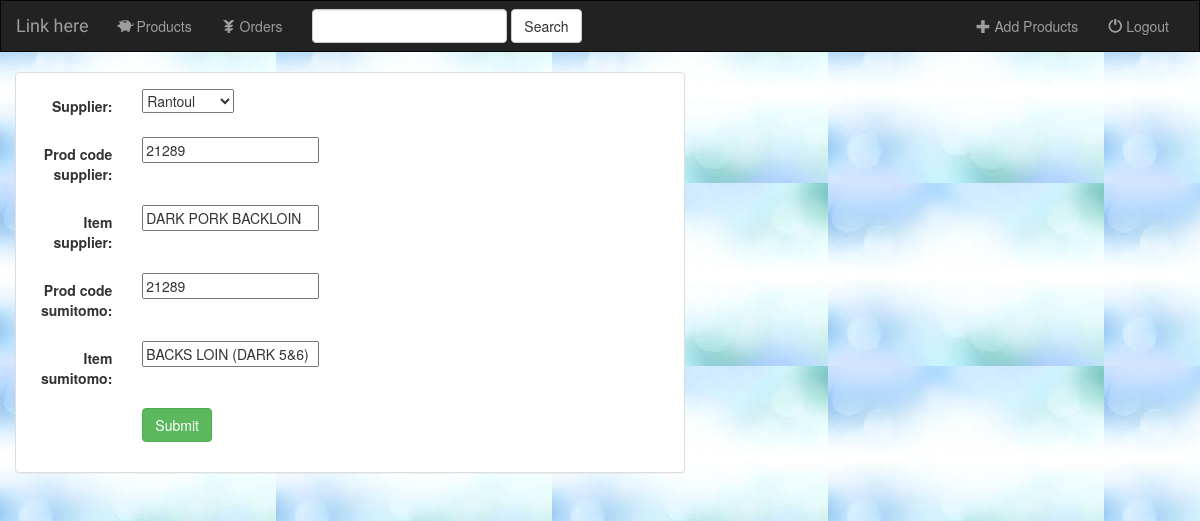
Screenshot of /pork/products/21289/ with the database file from the repository.
### pork01/models.py (models this page shows, shortened)
class Suppliers(models.Model):
    supplier = models.CharField(max_length=144)
    def __str__(self):
        return str(self.supplier)

class Products(models.Model):
    supplier = models.ForeignKey(Suppliers, on_delete=models.CASCADE) #Supplier
    prod_code_supplier = models.IntegerField(primary_key=True) #Supplier product code
    item_supplier = models.CharField(max_length=75) #Supplier Item Description
    prod_code_sumitomo = models.IntegerField() #Sumitomo product code
    item_sumitomo = models.CharField(max_length=75) #Sumitomo item description

### pork01/views.py (the view)
# urls.py: url(r'products/(?P<pk>[0-9]+)/$', views.ProductsUpdate.as_view(), name='product-update'),
class ProductsUpdate(UpdateView):
	model = Products
	fields = ['supplier', 'prod_code_supplier', 'item_supplier', 'prod_code_sumitomo', 'item_sumitomo', 'is_favorite']

### pork01/templates/pork01/products_form.html (shortened to what this page needs)
{% extends 'pork01/base.html' %}
{% block myBody %}
<div class="container-fluid">
  <div class="row">
    <div class="col-sm-12 col-md-7">
      <div class="panel panel-default">
        <div class="panel-body">
          <form class="form-horizontal" action="" method="post" enctype="multipart/form-data">
            {% include 'pork01/form-template.html' %}
            <div class="form-group">
              <div class="col-sm-offset-2 col-sm-10">
                <button type="submit" class="btn btn-success">Submit</button>
              </div>
            </div>
          </form>
        </div>
      </div>
    </div>
  </div>
</div>
{% endblock %}

### pork01/templates/pork01/form-template.html (shortened to what this page needs)
{% for field in form %}
  <div class="form-group">
      <div class="col-sm-offset-2 col-sm-10">
      </div>
      <label class="control-label col-sm-2">{{ field.label_tag }}</label>
      <div class="col-sm-10">{{ field }}</div>
  </div>
{% endfor %}

### pork01/static/pork01/style.css (style rules this page uses)
body { background: white url("images/background.png"); }

### rows the page displays
Suppliers: form "Rantoul"
Products: form "21289" "DARK PORK BACKLOIN" "21289" "BACKS LOIN (DARK 5&6)"

### other values shown
{{ field.label_tag }} "Supplier:" "Prod code supplier:" "Item supplier:" "Prod code sumitomo:" "Item sumitomo:"
